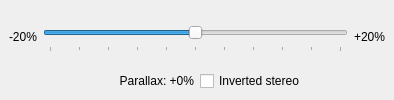
<?xml version="1.0" encoding="UTF-8"?>
<ui version="4.0">
 <class>DockWidget</class>
 <widget class="QDockWidget" name="DockWidget">
  <property name="geometry">
   <rect>
    <x>0</x>
    <y>0</y>
    <width>394</width>
    <height>100</height>
   </rect>
  </property>
  <property name="minimumSize">
   <size>
    <width>374</width>
    <height>100</height>
   </size>
  </property>
  <property name="maximumSize">
   <size>
    <width>524287</width>
    <height>100</height>
   </size>
  </property>
  <property name="windowTitle">
   <string>DockWidget</string>
  </property>
  <widget class="QWidget" name="dockWidgetContents">
   <layout class="QGridLayout" name="gridLayout">
    <item row="0" column="0">
     <layout class="QVBoxLayout" name="verticalLayout">
      <item>
       <layout class="QHBoxLayout" name="horizontalLayout">
        <item>
         <widget class="QLabel" name="label_begin">
          <property name="text">
           <string>-20%</string>
          </property>
         </widget>
        </item>
        <item>
         <widget class="QSlider" name="horizontalSlider_parallax">
          <property name="minimumSize">
           <size>
            <width>0</width>
            <height>30</height>
           </size>
          </property>
          <property name="minimum">
           <number>0</number>
          </property>
          <property name="maximum">
           <number>10</number>
          </property>
          <property name="singleStep">
           <number>1</number>
          </property>
          <property name="pageStep">
           <number>1</number>
          </property>
          <property name="value">
           <number>5</number>
          </property>
          <property name="sliderPosition">
           <number>5</number>
          </property>
          <property name="orientation">
           <enum>Qt::Horizontal</enum>
          </property>
          <property name="invertedAppearance">
           <bool>false</bool>
          </property>
          <property name="tickPosition">
           <enum>QSlider::TicksBelow</enum>
          </property>
         </widget>
        </item>
        <item>
         <widget class="QLabel" name="label_end">
          <property name="text">
           <string>+20%</string>
          </property>
         </widget>
        </item>
       </layout>
      </item>
      <item>
       <layout class="QHBoxLayout" name="horizontalLayout2">
        <item>
         <widget class="QLabel" name="label_parallax">
          <property name="text">
           <string>Parallax: +0%</string>
          </property>
          <property name="alignment">
           <set>Qt::AlignRight|Qt::AlignTrailing|Qt::AlignVCenter</set>
          </property>
         </widget>
        </item>
        <item>
         <widget class="QCheckBox" name="checkBox_inverted_stereo">
          <property name="text">
           <string>Inverted stereo</string>
          </property>
         </widget>
        </item>
       </layout>
      </item>
     </layout>
    </item>
   </layout>
  </widget>
 </widget>
 <resources/>
 <connections>
  <connection>
   <sender>horizontalSlider_parallax</sender>
   <signal>valueChanged(int)</signal>
   <receiver>DockWidget</receiver>
   <slot>on_parallax_changed()</slot>
   <hints>
    <hint type="sourcelabel">
     <x>195</x>
     <y>53</y>
    </hint>
    <hint type="destinationlabel">
     <x>196</x>
     <y>49</y>
    </hint>
   </hints>
  </connection>
  <connection>
   <sender>horizontalSlider_parallax</sender>
   <signal>sliderReleased()</signal>
   <receiver>DockWidget</receiver>
   <slot>on_parallax_changed()</slot>
   <hints>
    <hint type="sourcelabel">
     <x>195</x>
     <y>53</y>
    </hint>
    <hint type="destinationlabel">
     <x>196</x>
     <y>49</y>
    </hint>
   </hints>
  </connection>
  <connection>
   <sender>checkBox_inverted_stereo</sender>
   <signal>clicked()</signal>
   <receiver>DockWidget</receiver>
   <slot>on_inverted_stereo()</slot>
   <hints>
    <hint type="sourcelabel">
     <x>290</x>
     <y>77</y>
    </hint>
    <hint type="destinationlabel">
     <x>196</x>
     <y>49</y>
    </hint>
   </hints>
  </connection>
 </connections>
</ui>
